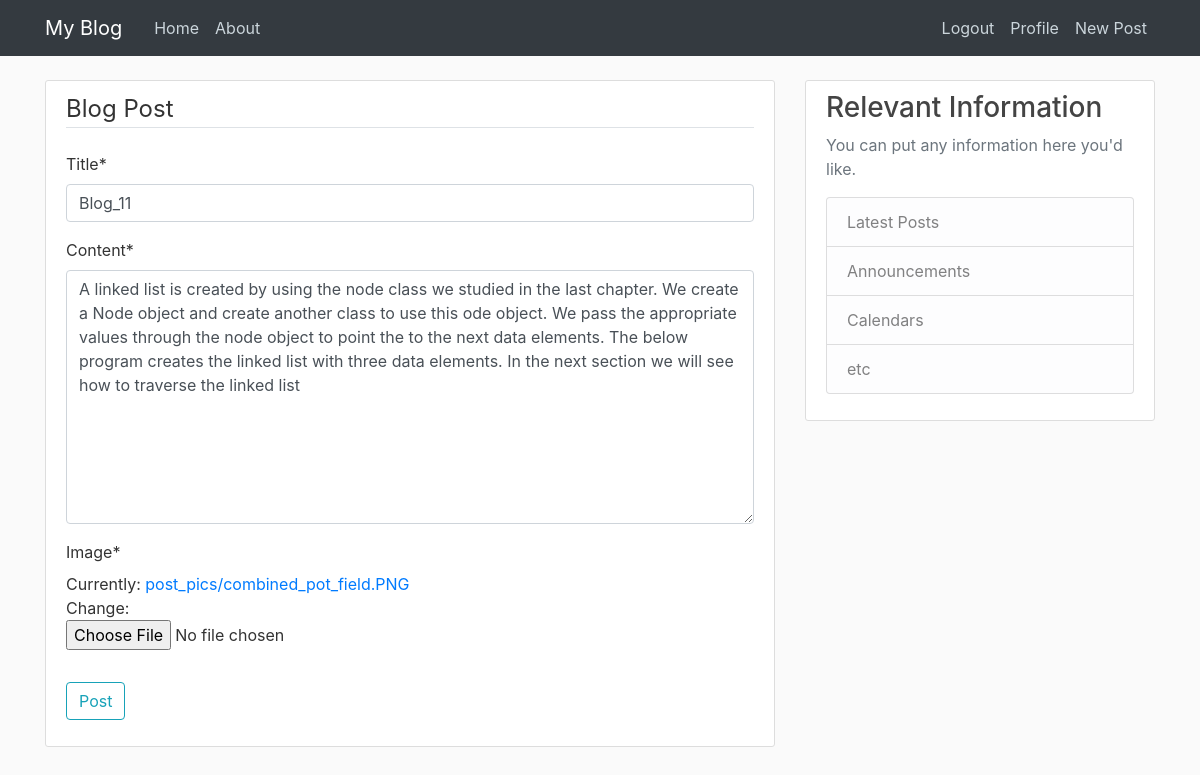
Screenshot of /post/15/update/ (signed in) with the database file from the repository.
### blog_app/models.py (models this page shows, shortened)
class Post(models.Model):
    title = models.CharField(max_length = 100)
    content = models.TextField()
    image = models.ImageField(default = 'default.jpg', upload_to = 'post_pics')
    date_posted = models.DateTimeField(default=timezone.now)
    author = models.ForeignKey(User, on_delete=models.CASCADE)  # cascade means if user is deleted delete all the posts

### blog_app/views.py (the view, shortened to what this page needs)
# urls.py: path('post/<int:pk>/update/', PostUpdateView.as_view(), name="post-update"),   # pk is primary key of the post
class PostUpdateView(LoginRequiredMixin, UserPassesTestMixin, UpdateView):
    model = Post
    form_class = PostForm
    def test_func(self):
        post = self.get_object()
        if self.request.user == post.author:
            return True
        else:
            return False

### blog_app/forms.py
class PostForm(forms.ModelForm):
    class Meta:
        model = Post
        fields = ['title', 'content', 'image']

### blog_app/templates/blog_app/post_form.html (shortened to what this page needs)
{% extends "blog_app/base.html" %}
{% load crispy_forms_tags %}
{% block content %}
   <div class= "content-section">
       <form enctype="multipart/form-data" method="POST">
            <fieldset class="form-group">
               <legend class="border-bottom mb-4">Blog Post</legend>
               {{ form|crispy }}
            </fieldset>
            <div class="form-group">
                <button class= "btn btn-outline-info" type="submit">Post</button>
            </div>
        </form>
    </div>
{% endblock content %}

### blog_app/static/blog_app/main.css (style rules this page uses)
body { background: #fafafa; color: #333333; margin-top: 5rem; }
.content-section { background: #ffffff; padding: 10px 20px; border: 1px solid #dddddd; border-radius: 3px; margin-bottom: 20px; }

### rows the page displays
Post: title "Blog_11", content "A linked list is created by using the node class we studied in the last chapter. We create a Node object and create another class to use this ode object. We pass the appropriate values through the node object to point the to the next data elements. The below program creates the linked list with three data elements. In the next section we will see how to traverse the linked list"
